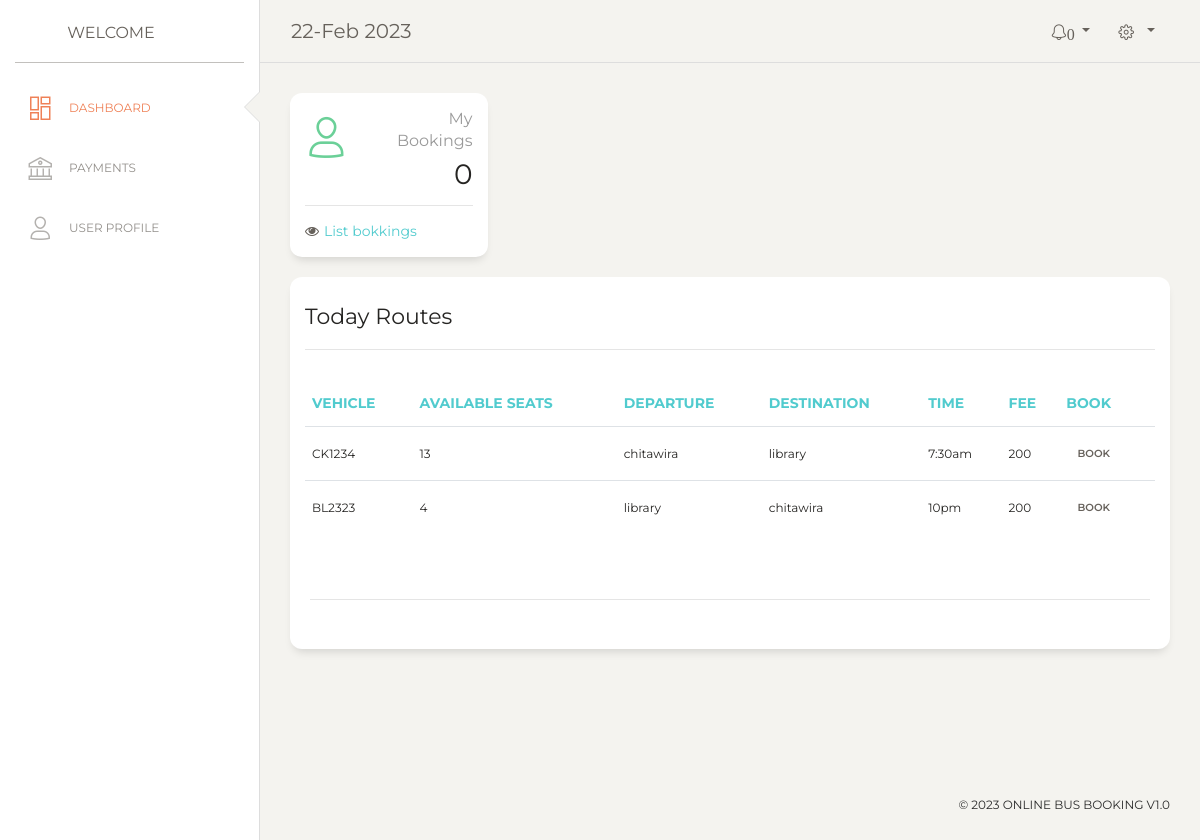
The page /user_dashboard.php (signed in) on the database its author committed.
### tables this page shows
CREATE TABLE `route` (
  `id` int(100) NOT NULL,
  `vehicle_reg` varchar(100) NOT NULL,
  `departime` varchar(100) NOT NULL,
  `departplace` varchar(100) NOT NULL,
  `destination` varchar(100) NOT NULL,
  `fee` varchar(100) NOT NULL,
  `remarks` varchar(500) NOT NULL
);

CREATE TABLE `vehicle` (
  `vehicle_id` varchar(100) NOT NULL,
  `type` varchar(100) NOT NULL,
  `seats` varchar(100) NOT NULL,
  `status` varchar(100) NOT NULL,
  `model` varchar(100) NOT NULL,
  `color` varchar(100) NOT NULL,
  `available_seats` varchar(100) NOT NULL
);

### user_dashboard.php (the view, shortened to what this page needs)
<?php
include('functions.php');
if(isset($_SESSION['user'])){
 $userid=$_SESSION['user'];
}
?>
<!DOCTYPE html>
<html lang="en">
<?php
  include('header.php');
 ?>
<body class="">
  <div class="wrapper ">
<div class="main-panel">
   <?php include('usernav.php')?>
      <div class="content">
        <div class="row">
          <div class="col-lg-3 col-md-6 col-sm-6">
            <div class="card card-stats">
              <div class="card-body ">
                <div class="row">
                  <div class="col-5 col-md-4">
                    <div class="icon-big text-center icon-warning">
                      <i class="nc-icon nc-single-02 text-success"></i>
                    </div>
                  </div>
                  <div class="col-7 col-md-8">
                    <div class="numbers">
                      <p class="card-category">My Bookings</p>
                      <?php
                        $users="select * from booking where userid='$userid'";
                        $runuser=$conn->query($users);
                        $rowuser=$runuser->num_rows;
                       ?>
                      <p class="card-title"><?php echo $rowuser; ?>
                    </div>
                  </div>
                </div>
              </div>
              <div class="card-footer ">
                <hr>
                <div class="stats">
                  <a href="mybookings.php" ><i class="fa fa-eye"></i>List bokkings  </a>
                </div>
              </div>
            </div>
          </div>
        </div>
        <div class="row">
          <div class="col-md-12">
            <div class="card ">
              <div class="card-header ">
                <h5 class="card-title">Today Routes</h5>
                <hr>
              </div>
              <div class="card-body">
                <div class="table-responsive">
                  <table class="table table-hover" style="font-size: 12px;">
                    <thead class=" text-primary">
                      <th>
                        Vehicle
                      </th>
                      <th>
                        Available Seats
                      </th>
                      <th>
                        Departure
                      </th>
                      <th>
                        Destination
                      </th>
                      <th>
                        Time
                      </th>
                      <th>
                        Fee
                      </th>
                      <th>
                        Book
                      </th>
                    </thead>
                    <tbody>
              <?php
                $route="select * from route";
                $runr=$conn->query($route);
                if($row=$runr->num_rows > 0){
                  while($routedetails=$runr->fetch_assoc()){
                  $id=$routedetails['id'];
                  $vehicle_reg=$routedetails['vehicle_reg'];
                  $vehicle="select * from vehicle where vehicle_id='$vehicle_reg'";
                  $runv=$conn->query($vehicle);
                  $vdetails=$runv->fetch_assoc();
                 echo'
                      <tr>
                        <td>'.strtoupper($vehicle_reg).'</td>
                        <td>'.$vdetails['available_seats'].'</td>
                        <td>'.$routedetails['departplace'].'</td>
                        <td>'.$routedetails['destination'].'</td>
                        <td>'.$routedetails['departime'].'</td>
                        <td>'.$routedetails['fee'].'</td>
                        <td><form method="post" action="bookings.php">
                        <input type="hidden" name="vehicleid" value='.$vehicle_reg.'>
                        <input type="hidden" name="userid" value='.$userid.'>
                        <input type="hidden" name="routeid" value='.$id.'>
                        <button type="submit" name="book" class="btn btn-link">book</button></form></td>
                      </tr>
                    ';
                  }
                }else{
                  echo '<div class="alert alert-danger">no routes to destinations available</div>';
                }
              ?>
                    </tbody>
                  </table>
                </div>
              </div>
              <div class="card-footer ">
                <hr>
                <div class="stats">
                </div>
              </div>
            </div>
          </div>
        </div>
      </div>
</body>
</html>

### rows shown on the page
route: vehicle_reg "CK1234", vehicle.available_seats "13", departplace "chitawira", destination "library", departime "7:30am", fee "200"
route: vehicle_reg "BL2323", vehicle.available_seats "4", departplace "library", destination "chitawira", departime "10pm", fee "200"

### other values the page prints
$row "0"
$rowuser "0"
